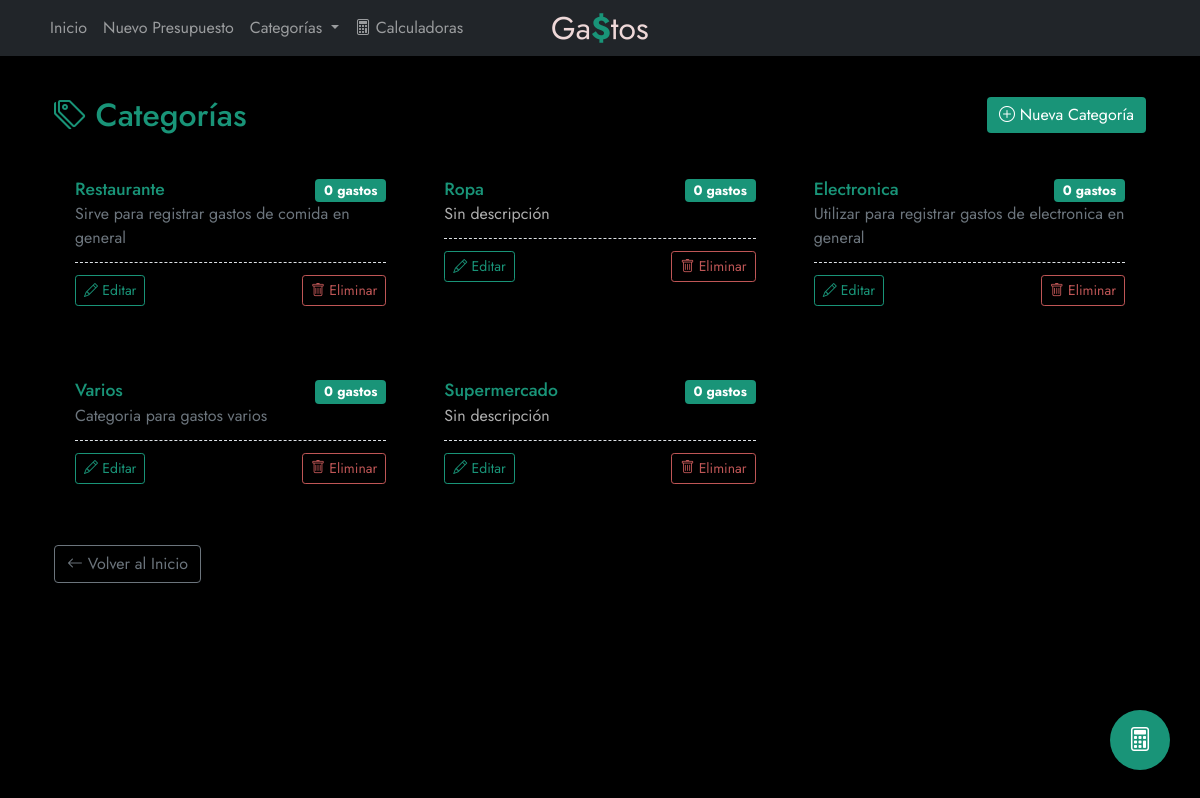
Page /categorias/ on the committed database.
### presupuestos/models.py (models this page shows, shortened)
class Categoria(models.Model):
    nombre = models.CharField(max_length=100)
    descripcion = models.TextField(blank=True, null=True)

### presupuestos/views.py (the view)
# urls.py: path('categorias/', views.CategoriaListView.as_view(), name='listar_categorias'),
class CategoriaListView(ListView):
    model = Categoria
    template_name = 'presupuestos/categorias.html'
    context_object_name = 'categorias'
    ordering = ['nombre']
    def get_context_data(self, **kwargs):
        context = super().get_context_data(**kwargs)
        context['categorias'] = Categoria.objects.annotate(
            gastos_count=models.Count('gasto')
        )
        return context

### presupuestos/templates/presupuestos/categorias.html (shortened to what this page needs)
{% extends 'presupuestos/base.html' %}
{% block content %}
<div class="container py-4">
    <div class="d-flex justify-content-between align-items-center mb-4">
        <h2 class="mb-0 gasto-nombre">
            <i class="bi bi-tags"></i> Categorías
        </h2>
        <a href="{% url 'presupuestos:crear_categoria' %}" class="btn btn-primary">
            <i class="bi bi-plus-circle"></i> Nueva Categoría
        </a>
    </div>
    {% if categorias %}
                    <div class="row g-3">
                        {% for categoria in categorias %}
                        <div class="col-12 col-md-6 col-lg-4">
                            <div class="categoria-card">
                                <div class="card-body">
                                    <div class="d-flex justify-content-between align-items-start">
                                        <h5 class="categoria-title mb-0 gasto-nombre">{{ categoria.nombre }}</h5>
                                        <span class="badge bg-primary categoria-badge">
                                            {{ categoria.gastos_count }} gasto{{ categoria.gastos_count|pluralize }}
                                        </span>
                                    </div>
                                    <p class="categoria-descripcion mb-0">
                                        {% if categoria.descripcion %}
                                            {{ categoria.descripcion|truncatewords:15 }}
                                        {% else %}
                                            <span class="text-muted">Sin descripción</span>
                                        {% endif %}
                                    </p>
                                    <div class="categoria-actions d-flex justify-content-between align-items-center">
                                        <a href="{% url 'presupuestos:editar_categoria' categoria.id %}" class="btn btn-sm btn-outline-primary">
                                            <i class="bi bi-pencil"></i> Editar
                                        </a>
                                        <a href="{% url 'presupuestos:eliminar_categoria' categoria.id %}"
                                           class="btn btn-sm btn-outline-danger"
                                           onclick="{% if categoria.gastos_count > 0 %}
                                                      return confirm('Esta categoría tiene {{ categoria.gastos_count }} gasto(s) asociado(s). ¿Estás seguro de eliminarla? Los gastos no se eliminarán, pero ya no estarán asociados a esta categoría.');
                                                   {% else %}
                                                      return confirm('¿Estás seguro de eliminar esta categoría?');
                                                   {% endif %}">
                                            <i class="bi bi-trash"></i> Eliminar
                                        </a>
                                    </div>
                                </div>
                            </div>
                        </div>
                        {% endfor %}
                    </div>
    {% endif %}
    <div class="mt-4">
        <a href="{% url 'presupuestos:index' %}" class="btn btn-outline-secondary">
            <i class="bi bi-arrow-left"></i> Volver al Inicio
        </a>
    </div>
</div>
{% endblock %}

### presupuestos/static/presupuestos/css/styles.css (style rules this page uses)
body, button, input, select, textarea, h1, h2, h3, h4, h5, h6, p, a, span, div { font-family: 'Jost', sans-serif; }
:root { --tx-primary: #199478; --tx-secondary: #BF5656; --tx-ternary: #FFBE46; --bg-primary: #000000; --bg-secondary: #3D3D3D; --accent-primary: #a0ffe9; --accent-secondary: #6c757d; }
@media (min-width: 769px) { body { margin-bottom: 100px; } }
.btn-primary { background-color: var(--tx-primary); border: none; }
.text-muted { color: rgb(175, 175, 175) !important; }
.gasto-nombre { margin: 0; color: var(--tx-primary); font-weight: 500; }
.btn-outline-danger { color: var(--tx-secondary); border-color: var(--tx-secondary); }
.btn-outline-primary { color: var(--tx-primary); border-color: var(--tx-primary); }
.bg-primary { color: white !important; background-color: var(--tx-primary) !important; }

### presupuestos/templates/presupuestos/categorias.html (style rules this page uses)
.categoria-card { border: 1px solid rgba(0,0,0,0.1); border-radius: 8px; transition: all 0.3s ease; margin-bottom: 1rem; background: transparent; box-shadow: none; }
.categoria-card .card-body { padding: 1.25rem; }
.categoria-title { font-size: 1.1rem; font-weight: 500; margin-bottom: 0.5rem; }
.categoria-descripcion { color: #6c757d; margin-bottom: 0.75rem; }
.categoria-badge { font-size: 0.85rem; padding: 0.35em 0.65em; }
.categoria-actions { margin-top: 0.75rem; padding-top: 0.75rem; border-top: 1px dashed #dee2e6; }

### rows in the picture
Categoria: nombre "Restaurante", gastos_count "0", descripcion "Sirve para registrar gastos de comida en general"
Categoria: nombre "Ropa", gastos_count "0", descripcion "Sin descripción"
Categoria: nombre "Electronica", gastos_count "0", descripcion "Utilizar para registrar gastos de electronica en general"
Categoria: nombre "Varios", gastos_count "0", descripcion "Categoria para gastos varios"
Categoria: nombre "Supermercado", gastos_count "0", descripcion "Sin descripción"
